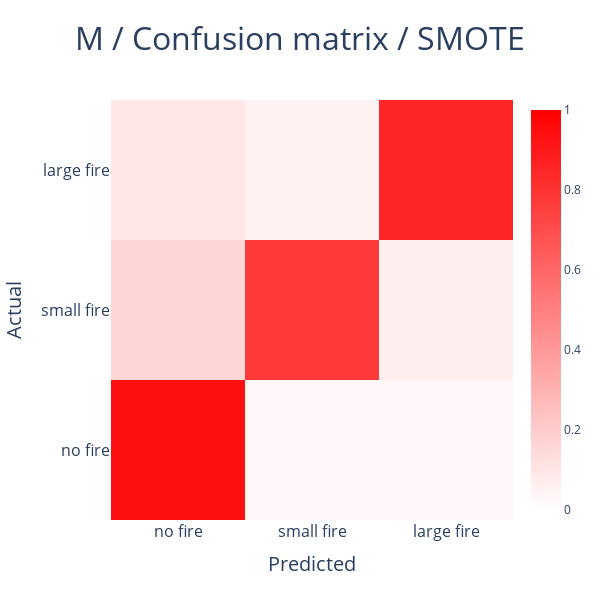

This figure's notebook cell:
### Markdown cell above
## SVC

### Code cell
labels = ['no fire', 'small fire', 'large fire']
cm = metrics.confusion_matrix(y_test, y_pred, labels=labels)
cm_norm = cm.astype('float') / cm.sum(axis=1)[:, np.newaxis] # normalize confusion matrix
cm_norm

import plotly.graph_objects as go

fig = go.Figure(
    data=go.Heatmap(
        z=cm_norm,
        x=labels,
        y=labels,
        colorscale=[
            [0, 'white'],
            # [0.5, 'white'],
            [1, 'red']
        ],
        zmin=0,
        zmax=1
    ),
    layout=go.Layout(
        title={
            'text': 'M / Confusion matrix / SMOTE',
            'font': {'size': 32},
            'x': 0.5
        },
        yaxis_title={
            'font': {'size': 20},
            'text': 'Actual'
        },
        xaxis_title={
            'font': {'size': 20},
            'text': 'Predicted'
        },
        width=600,
        height=600
    )
)

fig.update_xaxes(tickfont=dict(size = 16))
fig.update_yaxes(tickfont=dict(size = 16))

fig.show()

### Figure 1 — Plotly figure (JSON) as saved in the notebook; plotly's stock layout.template omitted (floating-point values rounded to 4 significant figures)
{"data": [{"colorscale": [[0, "white"], [1, "red"]], "type": "heatmap", "x": ["no fire", "small fire", "large fire"], "y": ["no fire", "small fire", "large fire"], "z": [[0.9365, 0.03046, 0.03299], [0.16, 0.776, 0.064], [0.09283, 0.05063, 0.8565]], "zmax": 1, "zmin": 0}], "layout": {"height": 600, "title": {"font": {"size": 32}, "text": "M / Confusion matrix / SMOTE", "x": 0.5}, "width": 600, "xaxis": {"tickfont": {"size": 16}, "title": {"font": {"size": 20}, "text": "Predicted"}}, "yaxis": {"tickfont": {"size": 16}, "title": {"font": {"size": 20}, "text": "Actual"}}}}
